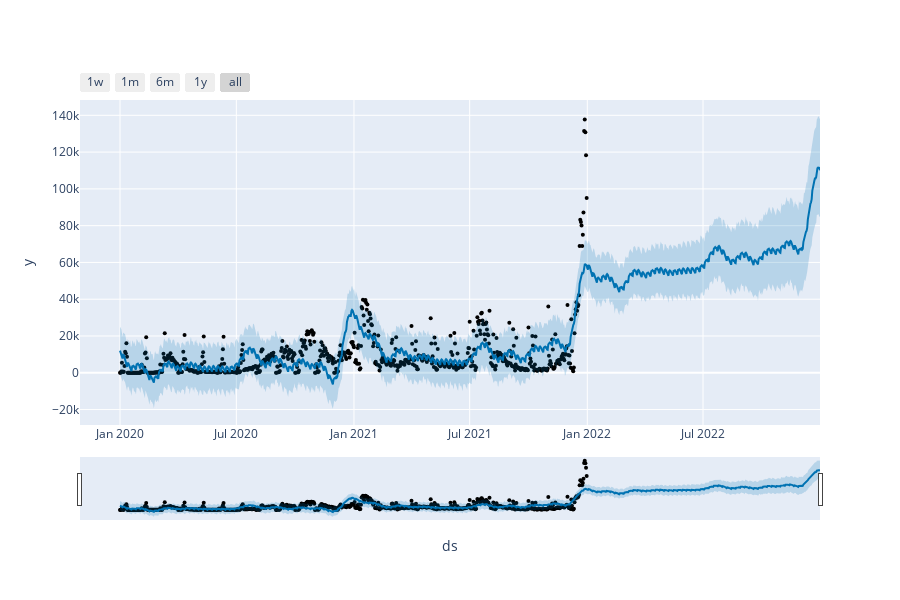

This figure's notebook cell:
### Code cell
plot_plotly(m, forecast)

### Figure 1 — Plotly figure (JSON) as saved in the notebook; plotly's stock layout.template omitted (floating-point values rounded to 4 significant figures; data arrays with more than 128 entries replaced by an {"elided": "..."} marker saying what was removed)
{"data": [{"marker": {"color": "black", "size": 4}, "mode": "markers", "name": "Actual", "type": "scatter", "x": {"elided": "731 str values"}, "y": {"elided": "731 int values"}}, {"hoverinfo": "skip", "line": {"width": 0}, "mode": "lines", "type": "scatter", "x": {"elided": "1096 str values"}, "y": {"elided": "1096 float values"}}, {"fill": "tonexty", "fillcolor": "rgba(0, 114, 178, 0.2)", "line": {"color": "#0072B2", "width": 2}, "mode": "lines", "name": "Predicted", "type": "scatter", "x": {"elided": "1096 str values"}, "y": {"elided": "1096 float values"}}, {"fill": "tonexty", "fillcolor": "rgba(0, 114, 178, 0.2)", "hoverinfo": "skip", "line": {"width": 0}, "mode": "lines", "type": "scatter", "x": {"elided": "1096 str values"}, "y": {"elided": "1096 float values"}}], "layout": {"height": 600, "showlegend": false, "width": 900, "xaxis": {"rangeselector": {"buttons": [{"count": 7, "label": "1w", "step": "day", "stepmode": "backward"}, {"count": 1, "label": "1m", "step": "month", "stepmode": "backward"}, {"count": 6, "label": "6m", "step": "month", "stepmode": "backward"}, {"count": 1, "label": "1y", "step": "year", "stepmode": "backward"}, {"step": "all"}]}, "rangeslider": {"visible": true}, "title": {"text": "ds"}, "type": "date"}, "yaxis": {"title": {"text": "y"}}}}
